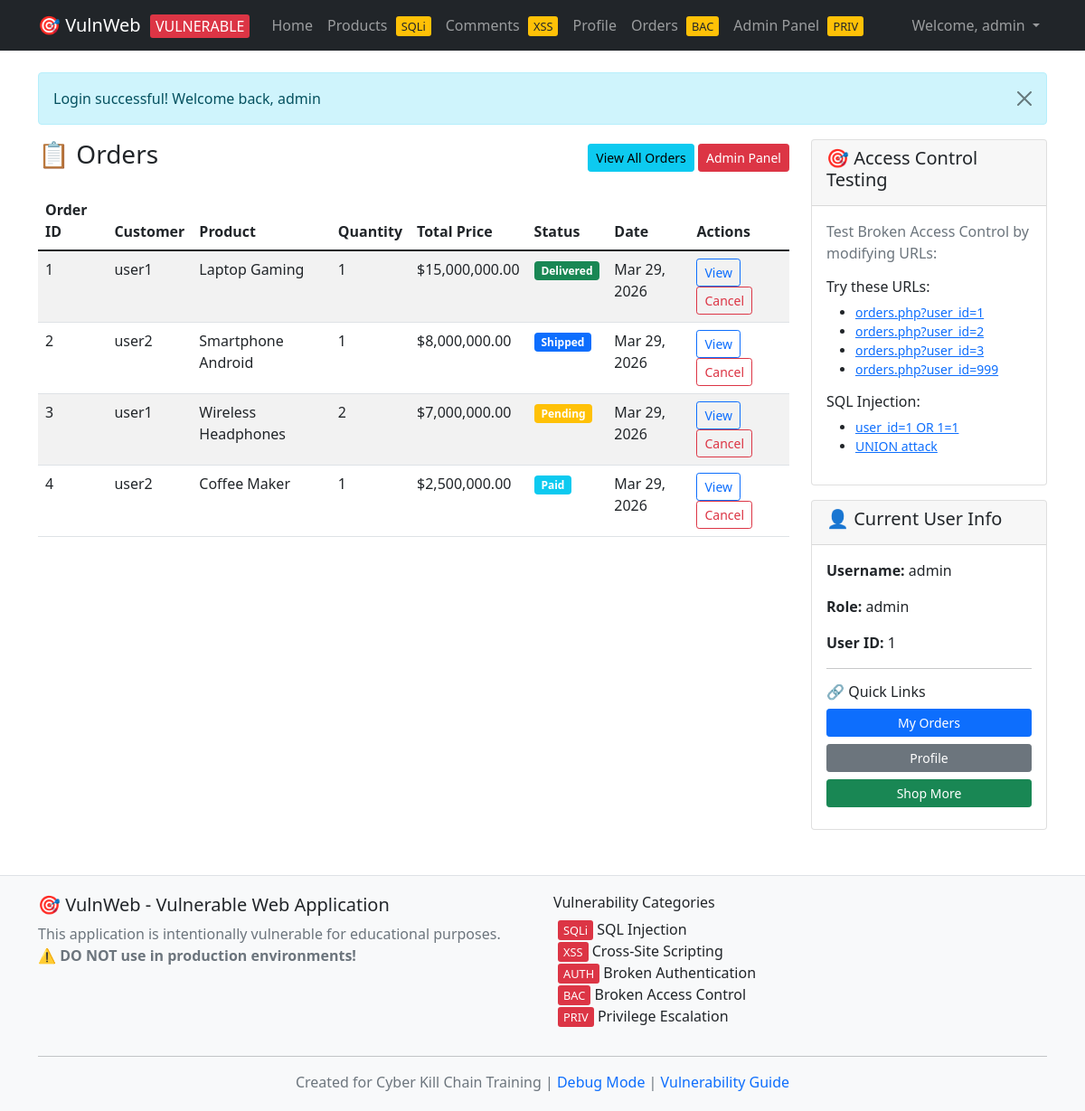
/orders.php?view=all (signed in), run on an earlier commit of the app's database.
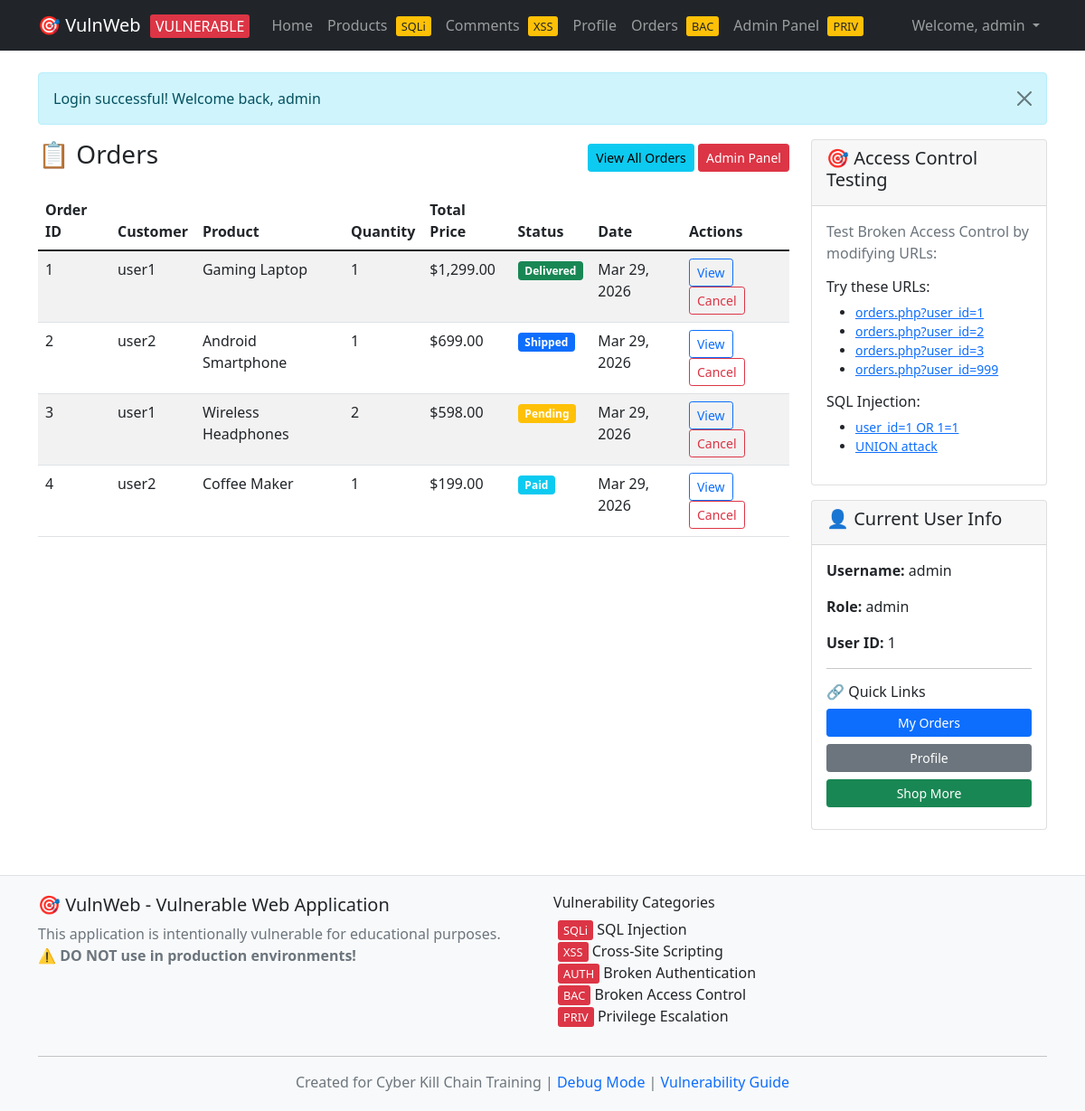
And on a later commit of the database.
### tables this page shows
CREATE TABLE orders (
    id INT AUTO_INCREMENT PRIMARY KEY,
    user_id INT,
    product_id INT,
    quantity INT DEFAULT 1,
    total_price DECIMAL(10,2),
    status ENUM('pending', 'paid', 'shipped', 'delivered') DEFAULT 'pending',
    created_at TIMESTAMP DEFAULT CURRENT_TIMESTAMP,
    FOREIGN KEY (user_id) REFERENCES users(id),
    FOREIGN KEY (product_id) REFERENCES products(id)
);

CREATE TABLE products (
    id INT AUTO_INCREMENT PRIMARY KEY,
    name VARCHAR(100) NOT NULL,
    description TEXT,
    price DECIMAL(10,2),
    category VARCHAR(50),
    created_at TIMESTAMP DEFAULT CURRENT_TIMESTAMP
);

CREATE TABLE users (
    id INT AUTO_INCREMENT PRIMARY KEY,
    username VARCHAR(50) NOT NULL,
    password VARCHAR(255) NOT NULL,
    email VARCHAR(100),
    role ENUM('user', 'admin', 'moderator') DEFAULT 'user',
    created_at TIMESTAMP DEFAULT CURRENT_TIMESTAMP,
    is_active BOOLEAN DEFAULT TRUE
);

### src/config.php (called while the page is built, shortened)
<?php
function isAdmin() {
    return isset($_SESSION['role']) && $_SESSION['role'] === 'admin';
}
?>

### src/orders.php (the view, shortened to what the changed rows need)
<?php
require_once 'config.php';
include 'header.php';
?>
<div class="row">
    <div class="col-md-9">
        <?php
        $conn = getConnection();
        if (isset($_GET['view']) && $_GET['view'] === 'all' && isAdmin()) {
            $query = "SELECT o.*, u.username, p.name as product_name
                     FROM orders o
                     JOIN users u ON o.user_id = u.id
                     JOIN products p ON o.product_id = p.id
                     ORDER BY o.created_at DESC";
        }
        $result = $conn->query($query);
        if (!$result) {
            echo "<div class='alert alert-danger'>Database Error: " . $conn->error . "</div>";
        } else {
            if ($result->num_rows === 0) {
                echo "<div class='alert alert-warning'>No orders found.</div>";
            } else {
                ?>
                <div class="table-responsive">
                    <table class="table table-striped">
                        <thead>
                            <tr>
                                <th>Order ID</th>
                                <th>Customer</th>
                                <th>Product</th>
                                <th>Quantity</th>
                                <th>Total Price</th>
                                <th>Status</th>
                                <th>Date</th>
                                <th>Actions</th>
                            </tr>
                        </thead>
                        <tbody>
                            <?php while ($order = $result->fetch_assoc()): ?>
                            <tr>
                                <td><?php echo $order['id']; ?></td>
                                <td><?php echo htmlspecialchars($order['username']); ?></td>
                                <td><?php echo htmlspecialchars($order['product_name']); ?></td>
                                <td><?php echo $order['quantity']; ?></td>
                                <td>$<?php echo number_format($order['total_price'], 2, '.', ','); ?></td>
                                <td>
                                    <span class="badge bg-<?php
                                        echo $order['status'] === 'delivered' ? 'success' :
                                            ($order['status'] === 'shipped' ? 'primary' :
                                            ($order['status'] === 'paid' ? 'info' : 'warning'));
                                    ?>">
                                        <?php echo ucfirst($order['status']); ?>
                                    </span>
                                </td>
                                <td><?php echo date('M j, Y', strtotime($order['created_at'])); ?></td>
                                <td>
                                    <a href="order_detail.php?id=<?php echo $order['id']; ?>" class="btn btn-sm btn-outline-primary">View</a>
                                    <?php if (isAdmin() || $order['user_id'] == $_SESSION['user_id']): ?>
                                        <a href="cancel_order.php?id=<?php echo $order['id']; ?>" class="btn btn-sm btn-outline-danger">Cancel</a>
                                    <?php endif; ?>
                                </td>
                            </tr>
                            <?php endwhile; ?>
                        </tbody>
                    </table>
                </div>
                <?php
            }
        }
        ?>
    </div>
</div>
<?php include 'footer.php'; ?>

What changed in the data, as far as the page shows it:
changed orders "Delivered": product.name "Laptop Gaming" → "Gaming Laptop"; total_price "15,000,000.00" → "1,299.00"
changed orders "Shipped": product.name "Smartphone Android" → "Android Smartphone"; total_price "8,000,000.00" → "699.00"
changed orders "Pending": total_price "7,000,000.00" → "598.00"
changed orders "Paid": total_price "2,500,000.00" → "199.00"
